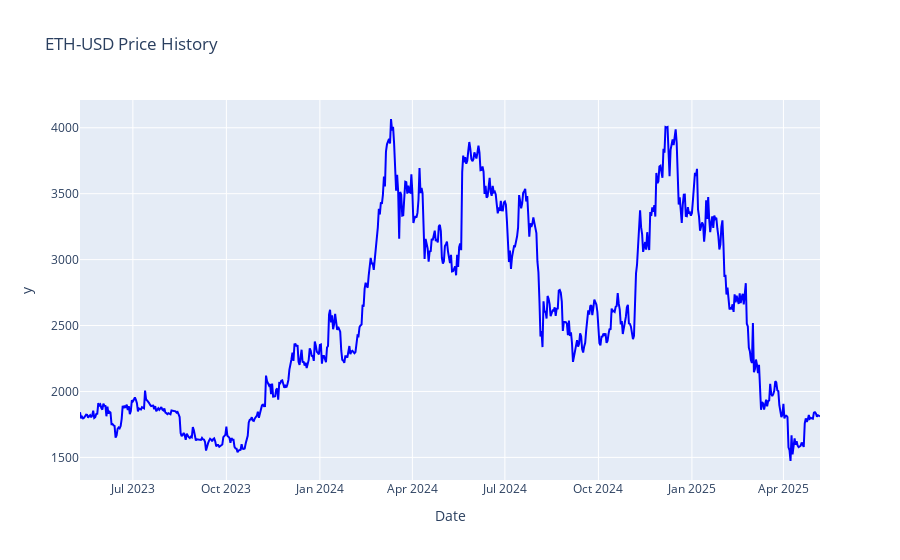

Notebook source saved alongside this figure:
### Markdown cell above
#### Get graphical overview of the dataset Using Plotly

### Code cell
# plot the data to see how it looks like using plotly
fig = px.line(df, x='Date', y=df['Close'].squeeze(), title=f'{ticker} Price History')
fig.update_traces(line_color='blue')

### Figure 1 — Plotly figure (JSON) as saved in the notebook; plotly's stock layout.template omitted (floating-point values rounded to 4 significant figures; data arrays with more than 128 entries replaced by an {"elided": "..."} marker saying what was removed)
{"data": [{"hovertemplate": "Date=%{x}<br>y=%{y}<extra></extra>", "legendgroup": "", "line": {"color": "blue", "dash": "solid"}, "marker": {"symbol": "circle"}, "mode": "lines", "name": "", "orientation": "v", "showlegend": false, "type": "scatter", "x": {"elided": "729 str values"}, "xaxis": "x", "y": {"elided": "729 float values"}, "yaxis": "y"}], "layout": {"legend": {"tracegroupgap": 0}, "title": {"text": "ETH-USD Price History"}, "xaxis": {"anchor": "y", "domain": [0, 1], "title": {"text": "Date"}}, "yaxis": {"anchor": "x", "domain": [0, 1], "title": {"text": "y"}}}}
